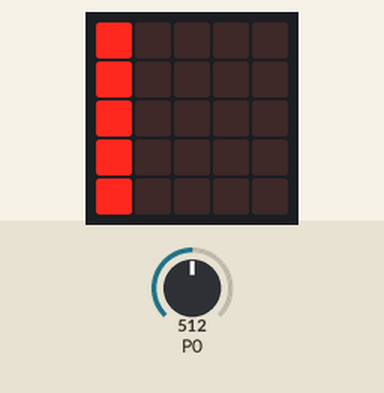
Bench run of a program on a simulated BBC micro:bit (MakeCode). On the bench: the board's 5×5 LED display. Inputs (shaded band) come from the test bench; at power-on: P0 = 512 (analog values on the 0–1023 scale).

Above: at 1.2 s.
1.3 s: P0 set to 495
At 2.3 s:
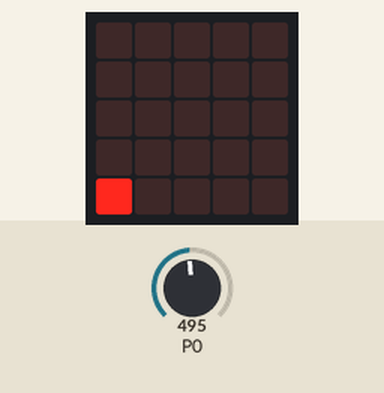
3.0 s: P0 set to 213
4.5 s: P0 set to 193
At 5.5 s:
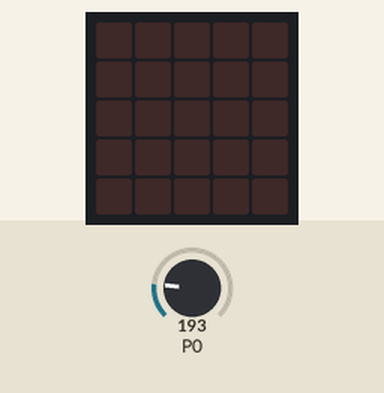
6.1 s: P0 set to 306
At 7.4 s:
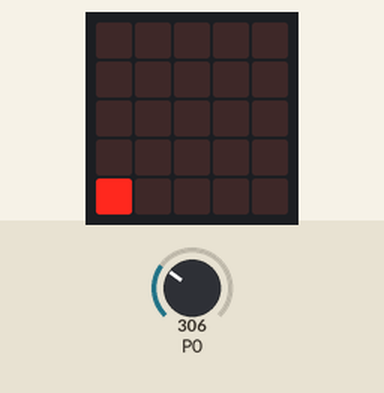
7.7 s: P0 set to 122
At 8.6 s:
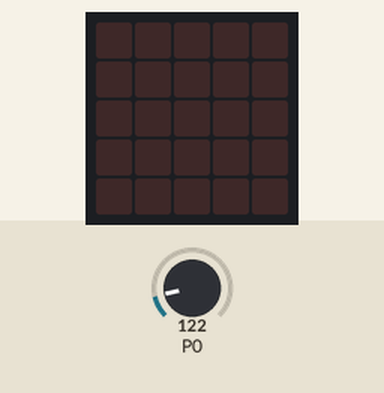
Timing chart, 0 to 10.3 s (numbered marks = the images above; inputs shaded):
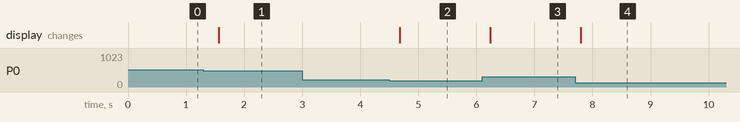

The program:

main.ts
```typescript
let conductividad = 0
let proporcionalidad = 0
basic.forever(function () {
    basic.clearScreen()
    conductividad = pins.analogReadPin(AnalogPin.P0)
    proporcionalidad = pins.map(
    conductividad,
    0,
    1023,
    0,
    100
    )
    if (proporcionalidad >= 20 && proporcionalidad <= 50) {
        led.plot(0, 4)
    } else if (proporcionalidad > 50) {
        led.plot(0, 4)
        led.plot(0, 3)
        led.plot(0, 2)
        led.plot(0, 1)
        led.plot(0, 0)
    }
    basic.pause(500)
})
```

test.ts
```typescript
// aquí va el archivo "tests"; esto no se compilará cuando este paquete se utilice como una extensión.
```

Measured:
- the behaviour switches between 512 and 511 on P0 (found by bisection; images 0 and 1)
- the behaviour switches between 205 and 204 on P0 (found by bisection; images 1 and 2)
- after the input at 1.3 s, the display: changes after 0.26 s (image 1)
- after the input at 3.0 s, every drawn part: stays the same
- after the input at 4.5 s, the display: changes after 0.18 s (image 2)
- after the input at 6.1 s, the display: changes after 0.14 s (image 3)
- after the input at 7.7 s, the display: changes after 0.10 s (image 4)
